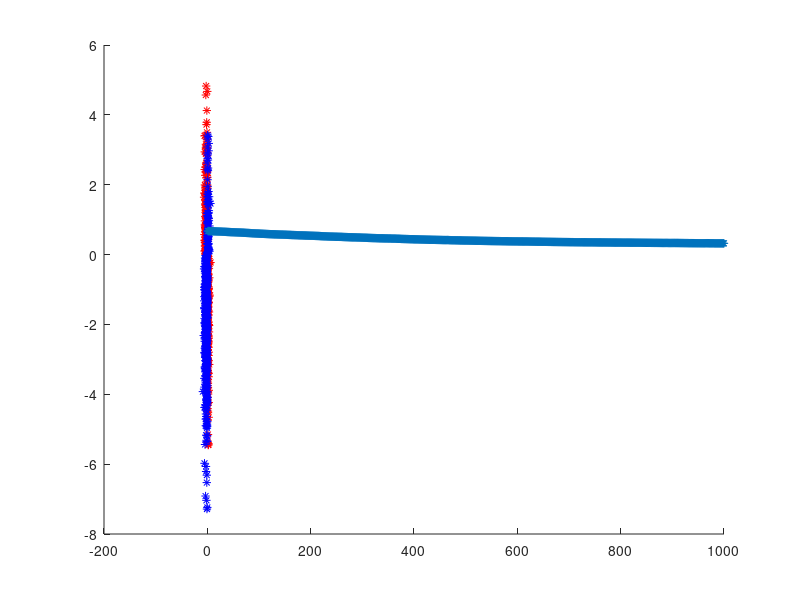
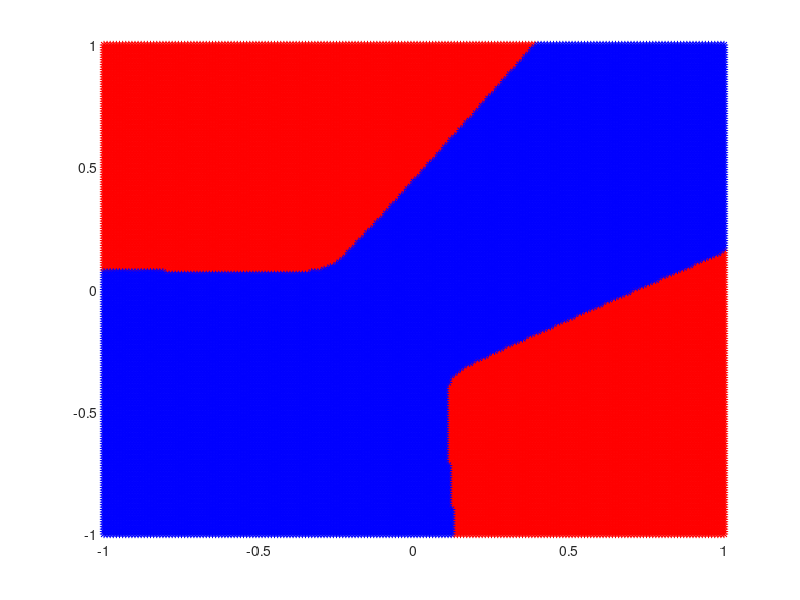
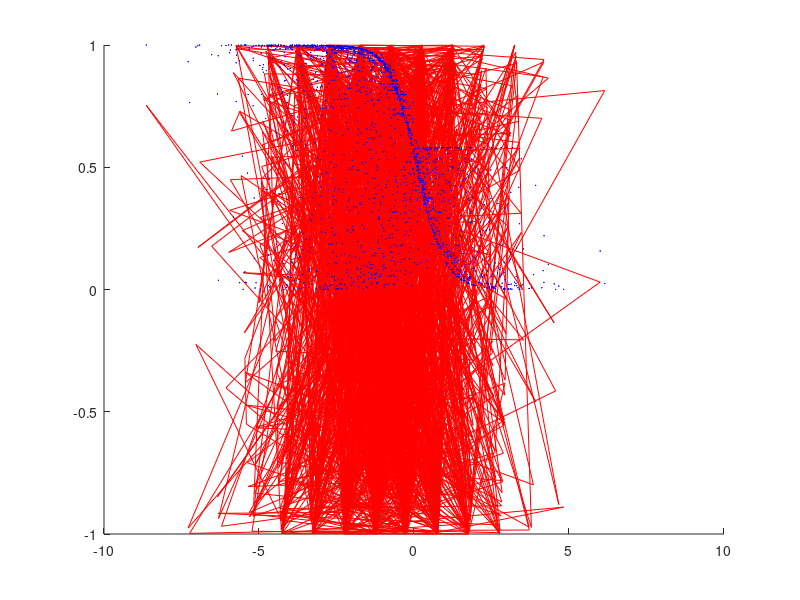

MATLAB code to generate these figures, in order:
%%% Optimization for (shallow) neural networks:
%%% Stochastic Gradient Descent (SGD) 

%%% binary classification example (revisited) 
n = 1000;
x = 2*randn(n, 2) - 1;
y = (sign(x(:,1).*x(:,2)) + 1)/2;
d = size(x,2);
 
figure 
hold on
plot(x(y == 0,1), x(y == 0,2), '*r')
plot(x(y == 1,1), x(y == 1,2), '*b')

%%% Setting up 

L = 10;%%% number of hidden layers
%lambda = 0;
lambda = 0.01; %%% parameter weight decay

% loss function: cross entropy aka negative log-likelihood of a logistic
% regression model. 
loss = @(yhat) -(y .* log(yhat) + (1- y) .* log(1 - yhat));
% Derivative of the loss function
Dloss = @(yhat) -(y./yhat - (1-y)./(1 - yhat));

% activation function and derivative at the output layer (layer 2)

sigma2 = @(x) exp(x)./(1 + exp(x)); % logistic --- classification
Dsigma2 = @(x) sigma2(x) .* (1 - sigma2(x));

% numerical derivative check: useful 
%DSigma2(1.4)
%delta = 0.001;
%(sigma2(1.4 + delta) - sigma2(1.4))/delta

%%% activation function for generating the hidden layer

%%% The RELU function is not smooth, hence we used a smooth approximation
%%% so gradient descent can be applied. 
mu = 0.03;
sigma1 = @(x) (mu * log(exp(x / mu) + 1) - mu*log(2)); % smoothing of RELU function

% visual verification of the approximation
%grx = -3:0.01:3;
%plot(grx, sigma1(grx), '-', 'LineWidth', 4)

% derivative of sigma1
Dsigma1 = @(x) exp(x/mu)./(1 + exp(x/mu));

%%%%%%%%%%%%%%%%%%%%%%%%%%%%%%%%%%%%%%%%%%%%%%%%%%%%%%%%%%%%%%%%%%%%%%%%%%%
%%% Actual Optimization
%%%%%%%%%%%%%%%%%%%%%%%%%%%%%%%%%%%%%%%%%%%%%%%%%%%%%%%%%%%%%%%%%%%%%%%%%%%

%
maxiter = 1000;
fvals = zeros(maxiter, 1);

% initialization 
Xtilde = [ones(n, 1) x]; 
Wtilde = randn(d+1, L) * 0.1;
wtilde = randn(L+1,1) * 0.1;

Xtildet_bdiag = kron(eye(L), Xtilde');

% function for generating the first hidden layer 
z1 = @(Wtilde) Xtilde * Wtilde;

% function for generating the second hidden layer 
z2 = @(Htilde, wtilde) Htilde * wtilde;  

% function evaluation (forward propagation)
Z1cur = z1(Wtilde);
Htilde = [ones(n,1) sigma1(Z1cur)];
z2cur = z2(Htilde, wtilde);
yhat = sigma2(z2cur);
iter = 1;
fvals(iter) = mean(loss(yhat)) + ((lambda/2) * sum(wtilde(2:end).^2) + (lambda/2) * sum(sum(Wtilde(2:end,:).^2)));

% gradient descent step-size 
stepsize = 0.03;
batchsize = 20;

while iter < maxiter

    % sample batch of size = 20
    batch = randperm(n);
    batch = batch(1:batchsize);
    
    % compute gradient (back propagation)
    Dloss = @(yhat) -(y(batch)./yhat - (1-y(batch))./(1 - yhat));
    dL = Dloss(yhat(batch));
    dsigma2 = Dsigma2(z2cur(batch));
    weights = (dL .* dsigma2);
    grad_wtilde = (Htilde(batch,:)' *  weights/ batchsize) + lambda * [0; wtilde(2:(L+1))];
    
    grad_Wtilde_p1 = (repmat(weights, [1 L]) .* Dsigma1(Z1cur(batch,:))) .* (repmat(wtilde(2:(L+1)), [1 batchsize])');
    %grad_Wtilde_p2 =  Xtildet_bdiag  * grad_Wtilde_p1(:);
    
    grad_Wtilde_p2 = kron(eye(L), Xtilde(batch,:)') * grad_Wtilde_p1(:);
    grad_Wtilde = reshape(grad_Wtilde_p2, [(d+1) L])/batchsize + lambda * [zeros(1, L);Wtilde(2:end,:)];
    % gradient update 
    %stepsize = min(0.1, 1/iter);
    wtilde = wtilde - stepsize * grad_wtilde;
    Wtilde = Wtilde - stepsize * grad_Wtilde;
    % compute function value (forward propagation)
    Z1cur = z1(Wtilde);
    Htilde = [ones(n,1) sigma1(Z1cur)];
    z2cur = z2(Htilde, wtilde);
    yhat = sigma2(z2cur);
    iter = iter + 1;
    fvals(iter) = mean(loss(yhat)) + ((lambda/2) * sum(wtilde(2:end).^2) +  (lambda/2) * sum(sum(Wtilde(2:end,:).^2)));

  
end

% function values
plot(fvals, '-*')

% misclassification rate on the training set
mean((yhat > 0.5) ~= y)

%%% visualize the regions that were learned
x1gr = (-1:0.01:1)';

counter = 1;
Xgr = zeros(numel(x1gr).^2, 2);
for i=1:numel(x1gr)
    for j=1:numel(x1gr)
      Xgr(counter,:) = [x1gr(i) x1gr(j)];  
      counter = counter + 1;
    end
end

ngr = size(Xgr, 1); 

Z1gr =  [ones(ngr, 1) Xgr] * Wtilde;
Htildegr = [ones(ngr,1) sigma1(Z1gr)];
z2gr = z2(Htildegr, wtilde);
yhatgr = sigma2(z2gr);

figure
hold on
plot(Xgr(yhatgr < 0.5,1), Xgr(yhatgr < 0.5,2), '*r')
plot(Xgr(yhatgr > 0.5,1), Xgr(yhatgr > 0.5,2), '*b')


figure 
hold on
plot(x, sin(x*2*pi), '-r')
plot(x, yhat, '*', 'MarkerSize', .5, 'Color', 'blue')





